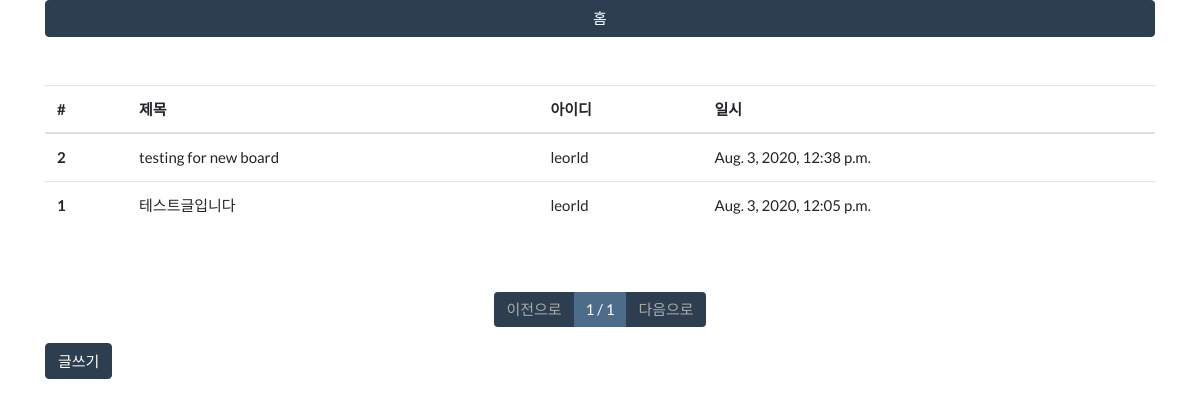
/board/list/, run on an earlier commit of the app's database.
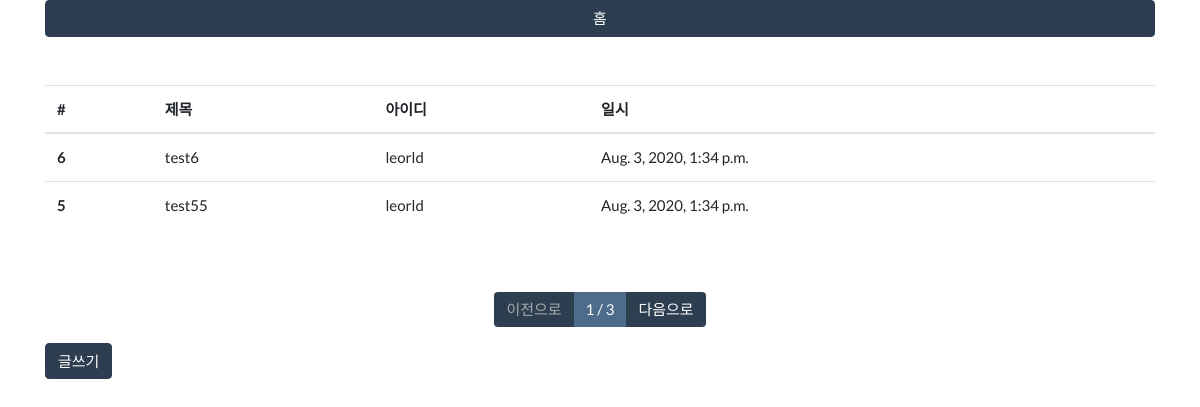
And on a later commit of the database.
### board/models.py (models this page shows, shortened)
class Board(models.Model):
    title = models.CharField(max_length=128, verbose_name='제목')
    contents = models.TextField(verbose_name="내용")
    writer = models.ForeignKey(
        'fcuser.Fcuser', on_delete=models.CASCADE, verbose_name='작성자')
    registered_dttm = models.DateTimeField(
        auto_now_add=True, verbose_name='등록시간')
    class Meta:
        db_table = 'fastcampus_board'
        verbose_name = '패스트캠퍼스 게시글'  # admin 초기화면 표기수정
        verbose_name_plural = '패스트캠퍼스 게시글'

### fcuser/models.py (models this page shows)
class Fcuser(models.Model):
    username = models.CharField(max_length=32, verbose_name='사용자명')
    useremail = models.EmailField(
        max_length=128, verbose_name="사용자 이메일")  # 모델이 바뀌면 migration재생성
    password = models.CharField(max_length=64, verbose_name='비밀번호')
    registered_dttm = models.DateTimeField(
        auto_now_add=True, verbose_name='등록시간')  # auto_now_add : 저장되는 시점을 자동으로 저장
    def __str__(self):
        return self.username
    class Meta:
        db_table = 'fastcampus_fcuser'
        verbose_name = '패스트캠퍼스 사용자'  # admin 초기화면 표기수정
        verbose_name_plural = '패스트캠퍼스 사용자'

### board/views.py (the view)
# urls.py: path('list/', views.board_list),
def board_list(request):
    all_boards = Board.objects.all().order_by('-id')
    page = int(request.GET.get('p', 1))  # page = p라는 변수로 하나의 숫자를 받음
    paginator = Paginator(all_boards, 2)  # Paginator()함수로 all_boards중 2개씩 나타냄
    boards = paginator.get_page(page)  # 나타난 boards page를 가져옴
    return render(request, 'board_list.html', {'boards': boards})

### board/templates/board_list.html
{% extends "base.html" %} {% block contents %}
<div class="row mt-5">
  <div class="col-12">
    <table class="table">
      <thead>
        <th>#</th>
        <th>제목</th>
        <th>아이디</th>
        <th>일시</th>
      </thead>
      <tbody>
        {% for board in boards %}
        <tr onclick="location.href='/board/detail/{{ board.id }}'">
          <th>{{board.id}}</th>
          <td>{{ board.title }}</td>
          <td>{{ board.writer }}</td>
          <td>{{ board.registered_dttm }}</td>
        </tr>
        {% endfor %}
      </tbody>
    </table>
  </div>
</div>
<div class="row mt-5">
  <div class="col-12">
    <nav>
      <ul class="pagination justify-content-center">
        <li class="page-item">
          {% if boards.has_previous %}
          <a href="?p={{ boards.previous_page_number }}" class="page-link"
            >이전으로</a
          >
          {% else %}
          <a href="#" class="page-link disabled">이전으로</a>
          {% endif %}
        </li>
        <li class="page-item active">
          <a href="#" class="page-link">
            {{boards.number}} / {{boards.paginator.num_pages}}</a
          >
        </li>
        <li class="page-item">
          {% if boards.has_next %}
          <a href="?p={{ boards.next_page_number }}" class="page-link"
            >다음으로</a
          >
          {% else %}
          <a href="#" class="page-link disabled">다음으로</a>
          {% endif %}
        </li>
      </ul>
    </nav>
  </div>
</div>
<div class="row">
  <div class="col-12">
    <button class="btn btn-primary" onclick="location.href='/board/write/'">
      글쓰기
    </button>
  </div>
</div>
{% endblock %}

What changed in the data, as far as the page shows it:
no longer on this page (row unchanged): Board: id "2", title "testing for new board", writer "leorld", registered_dttm "Aug. 3, 2020, 12:38 p.m."
no longer on this page (row unchanged): Board: id "1", title "테스트글입니다", writer "leorld", registered_dttm "Aug. 3, 2020, 12:05 p.m."
added Board: id "6", title "test6", writer "leorld", registered_dttm "Aug. 3, 2020, 1:34 p.m."
added Board: id "5", title "test55", writer "leorld", registered_dttm "Aug. 3, 2020, 1:34 p.m."
Also different on the page:
{{ boards.paginator.num_pages }}: "1" → "3"
